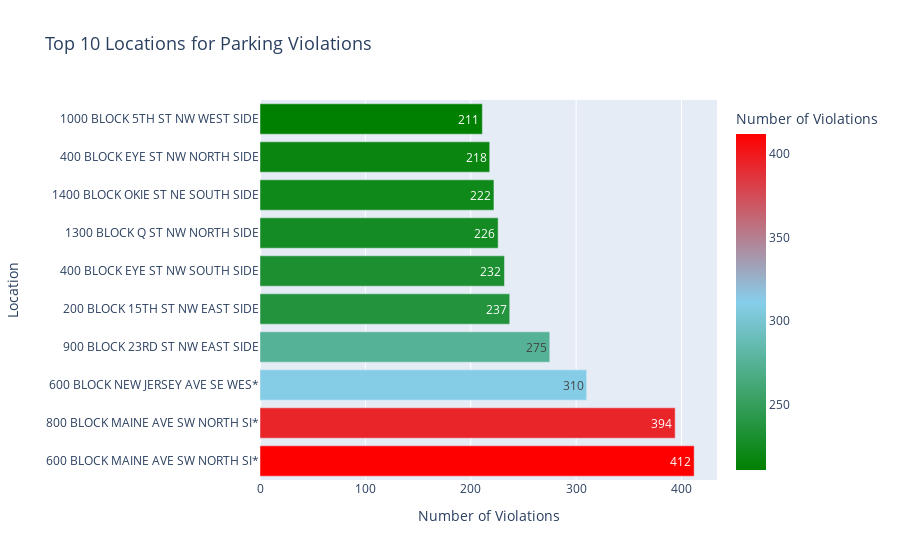

The cell this chart's notebook holds for it:
### Code cell
import plotly.express as px
import pandas as pd

# Sample DataFrame (Replace this with `location_counts` DataFrame)
data = {
    'LOCATION': location_counts['LOCATION'].head(10),
    'TICKET_NUMBER': location_counts['TICKET_NUMBER'].head(10)
}
location_df = pd.DataFrame(data)

# Create an interactive horizontal bar chart
fig = px.bar(
    location_df,
    x='TICKET_NUMBER',
    y='LOCATION',
    orientation='h',
    title='Top 10 Locations for Parking Violations',
    labels={'TICKET_NUMBER': 'Number of Violations', 'LOCATION': 'Location'},
    text='TICKET_NUMBER',  # Display counts on bars
    color='TICKET_NUMBER',  # Dynamic color for emphasis
    color_continuous_scale=['green', 'skyblue', 'red']  # Custom color palette
)

# Update layout for readability
fig.update_layout(
    title_font_size=18,
    xaxis_title='Number of Violations',
    yaxis_title='Location',
    xaxis=dict(tickfont=dict(size=12)),
    yaxis=dict(tickfont=dict(size=12)),
    showlegend=False
)

# Show the plot
fig.show()

### Figure 1 — Plotly figure (JSON) as saved in the notebook; plotly's stock layout.template omitted (floating-point values rounded to 4 significant figures)
{"data": [{"alignmentgroup": "True", "hovertemplate": "Number of Violations=%{marker.color}<br>Location=%{y}<extra></extra>", "legendgroup": "", "marker": {"color": [412, 394, 310, 275, 237, 232, 226, 222, 218, 211], "coloraxis": "coloraxis", "pattern": {"shape": ""}}, "name": "", "offsetgroup": "", "orientation": "h", "showlegend": false, "text": [412, 394, 310, 275, 237, 232, 226, 222, 218, 211], "textposition": "auto", "type": "bar", "x": [412, 394, 310, 275, 237, 232, 226, 222, 218, 211], "xaxis": "x", "y": ["   600 BLOCK MAINE AVE SW NORTH SI*", "   800 BLOCK MAINE AVE SW NORTH SI*", "   600 BLOCK NEW JERSEY AVE SE WES*", "   900 BLOCK 23RD ST NW EAST SIDE", "   200 BLOCK 15TH ST NW EAST SIDE", "   400 BLOCK EYE ST NW SOUTH SIDE", "  1300 BLOCK Q ST NW NORTH SIDE", "  1400 BLOCK OKIE ST NE SOUTH SIDE", "   400 BLOCK EYE ST NW NORTH SIDE", "  1000 BLOCK 5TH ST NW WEST SIDE"], "yaxis": "y"}], "layout": {"autosize": true, "barmode": "relative", "coloraxis": {"colorbar": {"title": {"text": "Number of Violations"}}, "colorscale": [[0, "green"], [0.5, "skyblue"], [1, "red"]]}, "legend": {"tracegroupgap": 0}, "showlegend": false, "title": {"font": {"size": 18}, "text": "Top 10 Locations for Parking Violations"}, "xaxis": {"anchor": "y", "autorange": true, "domain": [0, 1], "range": [0, 433.7], "tickfont": {"size": 12}, "title": {"text": "Number of Violations"}, "type": "linear"}, "yaxis": {"anchor": "x", "autorange": true, "domain": [0, 1], "range": [-0.5, 9.5], "tickfont": {"size": 12}, "title": {"text": "Location"}, "type": "category"}}}
